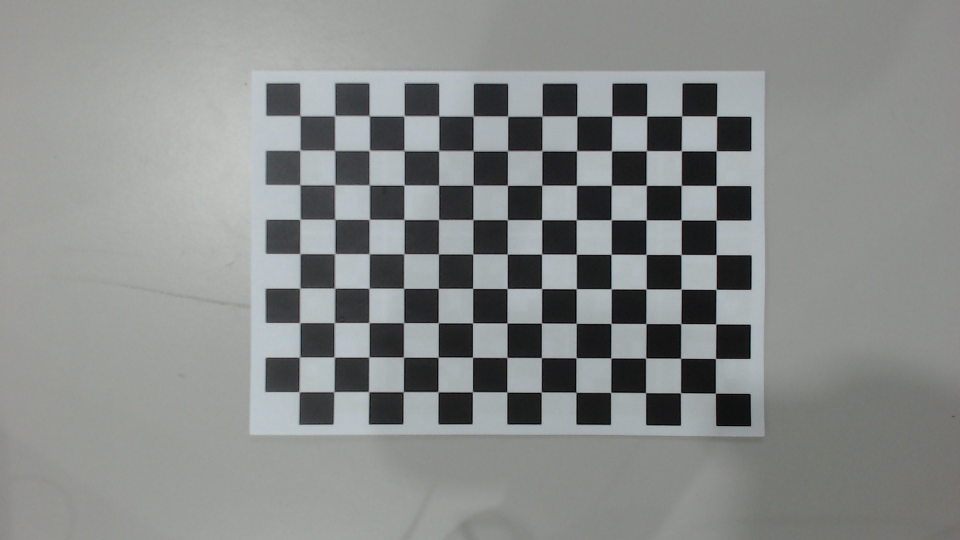
#> input picture checkerboard/WIN_20220913_15_23_34_Pro.jpg, 1920 x 1080 px (shown at 1/2 size); its folder holds only this picture in this run
$ python cameraCalibrationTest.py
#> lines starting #> are read from the running program, lines starting #| are printed output that depends on the picture; after the words box and inside, x2 and y2 are one past the last pixel; in counts of white or black regions, pixels touching at a corner belong together; long printed decimals are rounded
'''
Credits to: niconielsen32
GitHub profile: https://github.com/niconielsen32
YouTube channel: https://www.youtube.com/c/NicolaiNielsenComputerVisionAI
'''
#%%
import numpy as np
import cv2 as cv
import glob
import os


################ FIND CHESSBOARD CORNERS - OBJECT POINTS AND IMAGE POINTS #############################

chessboardSize = (13,9)
frameSize = (1920,1080)


# termination criteria
criteria = (cv.TERM_CRITERIA_EPS + cv.TERM_CRITERIA_MAX_ITER, 30, 0.001)


# prepare object points, like (0,0,0), (1,0,0), (2,0,0) ....,(6,5,0)
objp = np.zeros((chessboardSize[0] * chessboardSize[1], 3), np.float32)
objp[:,:2] = np.mgrid[0:chessboardSize[0],0:chessboardSize[1]].T.reshape(-1,2)

size_of_chessboard_squares_mm = 20
objp = objp * size_of_chessboard_squares_mm


# Arrays to store object points and image points from all the images.
objpoints = [] # 3d point in real world space
imgpoints = [] # 2d points in image plane.

checkerboard_path = r"C:\Users\kong.kah.chun\Documents\KKC_Documents\xArm Project\xArm Lite 6\xArmPythonSDK\xArm-Python-SDK\checkerboard"
images = glob.glob(os.path.join(checkerboard_path,'*.jpg'))
#%%

for image in images:

    img = cv.imread(image)
#> img is the input picture: shape (1080, 1920, 3); mean B, G, R 137.5, 138.9, 136.3
    gray = cv.cvtColor(img, cv.COLOR_BGR2GRAY)

    # Find the chess board corners
    ret, corners = cv.findChessboardCorners(gray, chessboardSize, None)
#> ret = True; corners = 117 rows, first 8: [598.2, 230.8], [669, 231], [739, 231.5], [809, 233], [878.5, 232], [947.5, 233], [1016.5, 232.5], [1085, 233.5]

    # If found, add object points, image points (after refining them)
    if ret == True:

        objpoints.append(objp)
        corners2 = cv.cornerSubPix(gray, corners, (11,11), (-1,-1), criteria)
#> corners2 = 117 rows, first 8: [600.4, 232.1], [669.8, 231.6], [739.1, 232.1], [808.5, 232.3], [878.1, 232.4], [946.6, 232.8], [1015.8, 232.9], [1084.5, 232.8]
        imgpoints.append(corners)

        # Draw and display the corners
        cv.drawChessboardCorners(img, chessboardSize, corners2, ret)
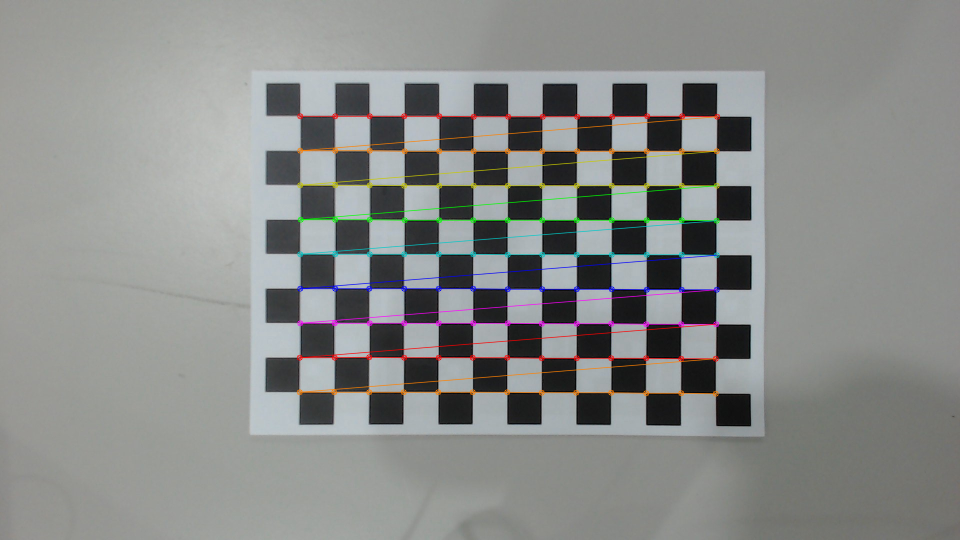
#> img: shape (1080, 1920, 3) (shown at 1/2 size); 2.48% of pixels changed, all inside (x1, y1, x2, y2) = (593, 226, 1441, 794)
        cv.namedWindow("Placeholder", cv.WINDOW_NORMAL)
        cv.imshow('img', img)
        cv.waitKey(1000)


cv.destroyAllWindows()


#%%

############## CALIBRATION #######################################################

ret, cameraMatrix, dist, rvecs, tvecs = cv.calibrateCamera(objpoints, imgpoints, frameSize, None, None)
#> ret = 0.315; cameraMatrix = [[4351.5, 0, 958.5], [0, 4337.5, 507.8], [0, 0, 1]]; dist = [[1.2, -54.07, -0.000965, 0.000335, 581.5]]; rvecs = ([0.00434, 0.0176, 0.00243],); tvecs = ([-103.4, -80.01, 1265.8],)

#%%
############## UNDISTORTION #####################################################
img_path = r"C:\Users\kong.kah.chun\Documents\KKC_Documents\xArm Project\xArm Lite 6\xArmPythonSDK\xArm-Python-SDK\checkerboard_test\test_2.jpg"
img = cv.imread(img_path)
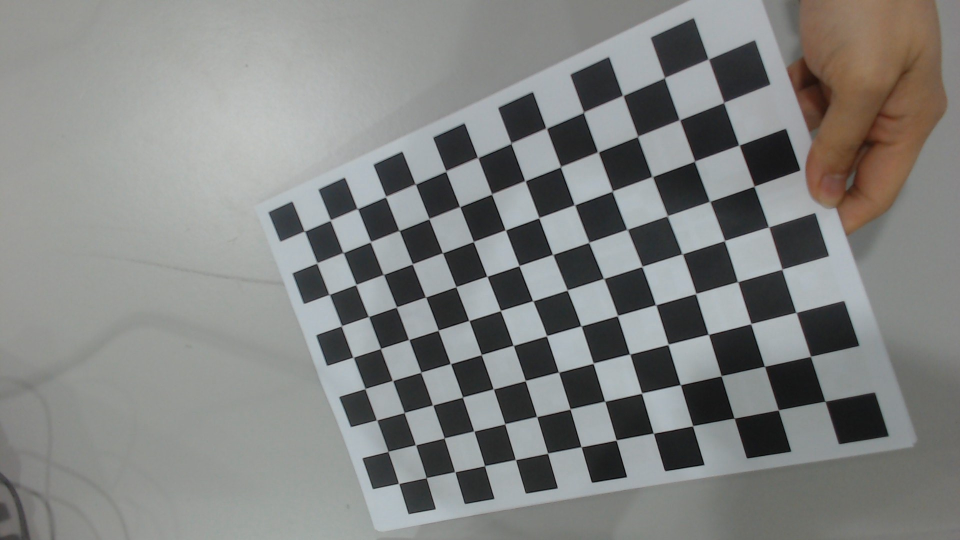
#> input picture checkerboard_test/test_2.jpg, 1920 x 1080 px, found by its file name (shown at 1/2 size)
#> img is the input picture: shape (1080, 1920, 3); mean B, G, R 129.4, 131.1, 129.9
h,  w = img.shape[:2]
#> h = 1080; w = 1920
newCameraMatrix, roi = cv.getOptimalNewCameraMatrix(cameraMatrix, dist, (w,h), 1, (w,h))
#> newCameraMatrix = [[4339.7, 0, 958.7], [0, 4327.4, 507.2], [0, 0, 1]]; roi = (11, 5, 1897, 1068)

# Undistort
dst = cv.undistort(img, cameraMatrix, dist, None, newCameraMatrix)
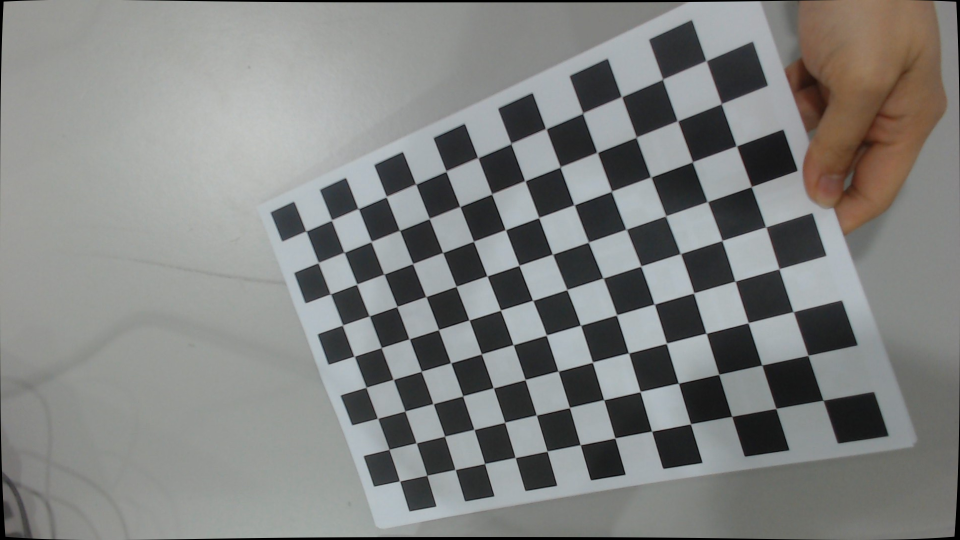
#> dst: shape (1080, 1920, 3) (shown at 1/2 size); mean B, G, R 128.4, 130.2, 129

# crop the image
x, y, w, h = roi
#> x = 11; y = 5; w = 1897; h = 1068
dst = dst[y:y+h, x:x+w]
#> dst: shape (1068, 1897, 3)
cv.imshow('original image', img)
cv.waitKey(0)
cv.imshow('undistorted cropped image',dst)
cv.waitKey(0)
cv.destroyAllWindows()

#%%

# Undistort with Remapping
mapx, mapy = cv.initUndistortRectifyMap(cameraMatrix, dist, None, newCameraMatrix, (w,h), 5)
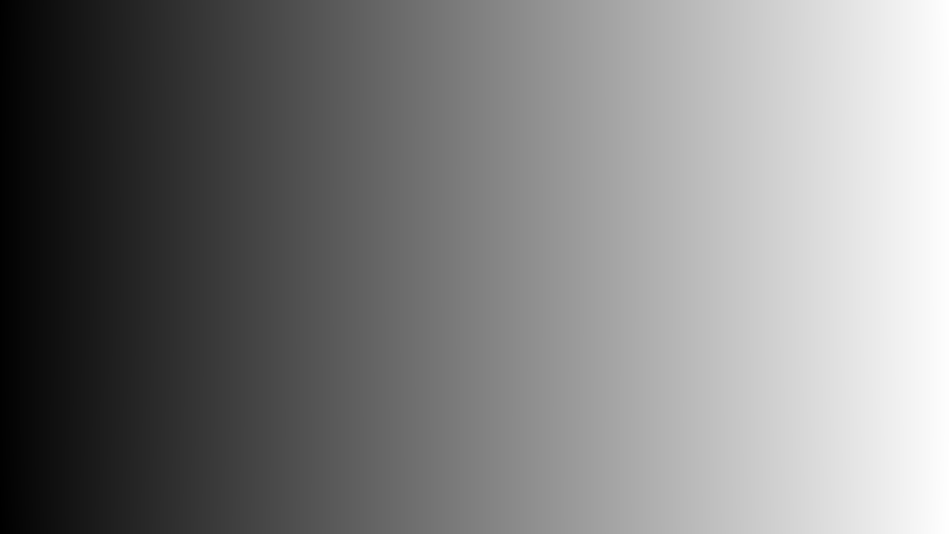
#> mapx: shape (1068, 1897) float32 (shown at 1/2 size); min -11.94, max 1904.7, mean 947.8; drawn with min black and max white
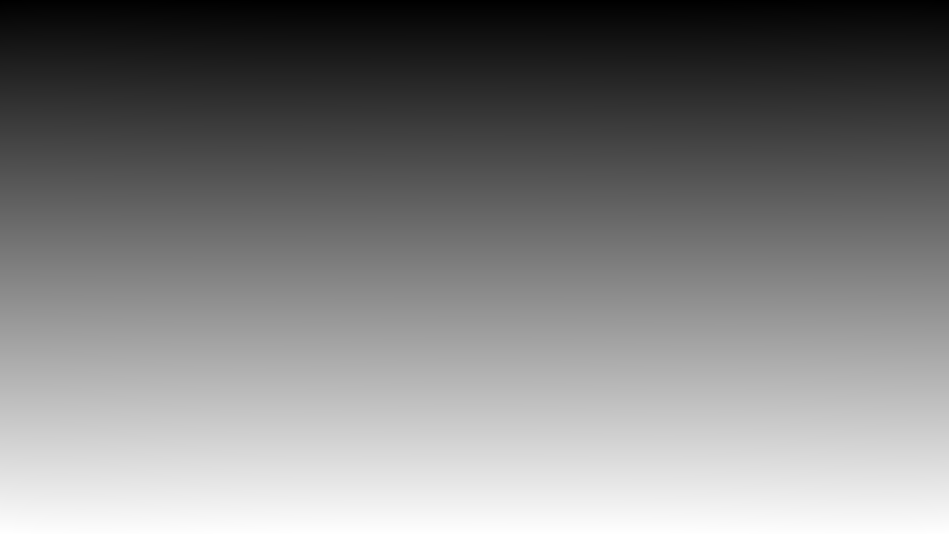
#> mapy: shape (1068, 1897) float32 (shown at 1/2 size); min -4.78, max 1073.9, mean 534.1; drawn with min black and max white
dst = cv.remap(img, mapx, mapy, cv.INTER_LINEAR)
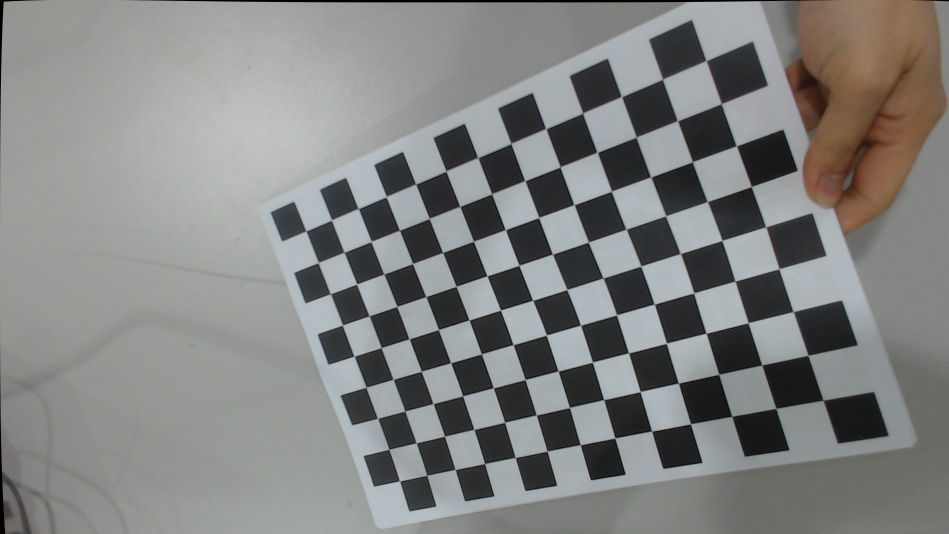
#> dst: shape (1068, 1897, 3) (shown at 1/2 size); mean B, G, R 129, 130.8, 129.6

# crop the image
x, y, w, h = roi
dst = dst[y:y+h, x:x+w]
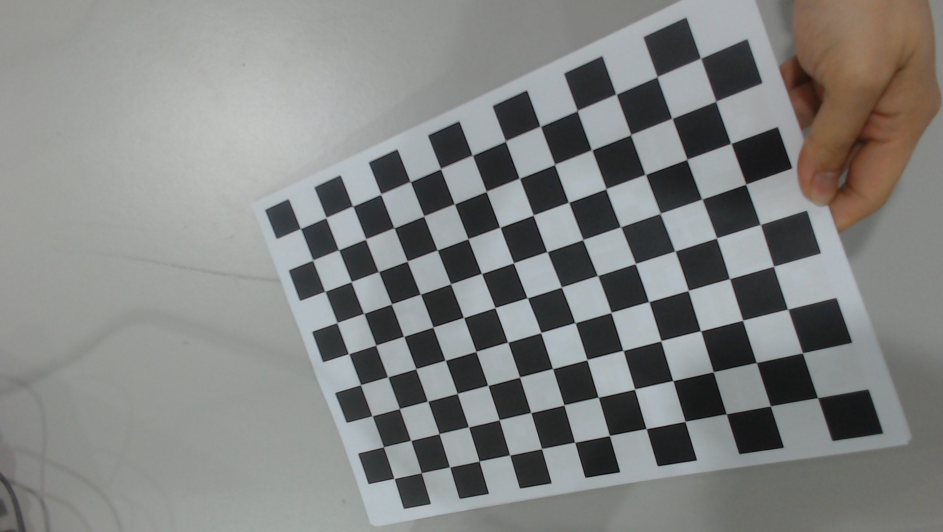
#> dst: shape (1063, 1886, 3) (shown at 1/2 size); mean B, G, R 129.4, 131.2, 130
cv.imshow('undistorted cropped image',dst)
cv.waitKey(0)
cv.destroyAllWindows()
#%%
# Reprojection Error
mean_error = 0

for i in range(len(objpoints)):
    imgpoints2, _ = cv.projectPoints(objpoints[i], rvecs[i], tvecs[i], cameraMatrix, dist)
    error = cv.norm(imgpoints[i], imgpoints2, cv.NORM_L2)/len(imgpoints2)
    mean_error += error
#> this loop made 1 pass
#> (error, mean_error) on pass 1: (0.0292, 0.0292)
#> after the loop, mean_error = 0.0292

print( "total error: {}".format(mean_error/len(objpoints)) )
#| total error: 0.02915
#%%
# Save camera matrix, distortion factors, rotational vector and translational vector
save_path = r'C:\Users\kong.kah.chun\Documents\KKC_Documents\xArm Project\xArm Lite 6\xArmPythonSDK\xArm-Python-SDK\camera_properties\c922'

# Convert rvecs and tvecs to ndarray
rvecs = np.array(rvecs)
#> rvecs = [0.00434, 0.0176, 0.00243]
tvecs = np.array(tvecs)
#> tvecs = [-103.4, -80.01, 1265.8]

# Save the properties as npy file
np.save(os.path.join(save_path,'cameraMatrix.npy'),cameraMatrix)
np.save(os.path.join(save_path,'dist.npy'),dist)
np.save(os.path.join(save_path,'rvecs.npy'),rvecs)
np.save(os.path.join(save_path,'tvecs.npy'),tvecs)

# %%
#Create extrinsic matrix
rt = np.array(((1,0,0,0),(0,1,0,0),(0,0,1,0)))

#Calculate camera matrix by multiplying intrinsic with extrinsic
P = cameraMatrix @ rt
#> P = [[4351.5, 0, 958.5, 0], [0, 4337.5, 507.8, 0], [0, 0, 1, 0]]

# %%
